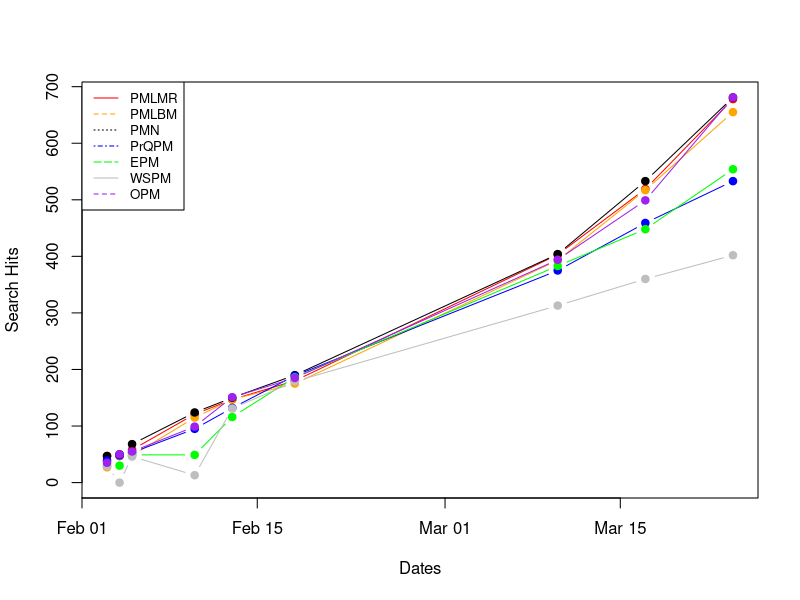

This figure's R source:
wuhanqueries <- read.csv("data/wuhan-pubmed-searches-long.csv", sep = ",")
wuhanqueries$Date <- as.Date(wuhanqueries$Date, "%Y-%m-%d")

jpeg('plots/fig6-covid-searches.jpg', width = 3840, height = 2160, pointsize = 12, res = 300)
plot(wuhanqueries$Date[wuhanqueries$Databases=="PubMedLegacyMostRecent"],
     wuhanqueries$Hits[wuhanqueries$Databases=="PubMedLegacyMostRecent"],
     type = "b",
     pch = 19,
     col = "red",
     xlab = "Dates",
     ylab = "Search Hits",
     xlim = range(wuhanqueries$Date),
     ylim = range(wuhanqueries$Hits))

lines(wuhanqueries$Date[wuhanqueries$Databases=="PubMedLegacyBestMatch"],
      wuhanqueries$Hits[wuhanqueries$Databases=="PubMedLegacyBestMatch"],
      pch = 19,
      col = "orange",
      type = "b")

lines(wuhanqueries$Date[wuhanqueries$Databases=="PubMedNew"],
      wuhanqueries$Hits[wuhanqueries$Databases=="PubMedNew"],
      pch = 19,
      col = "black",
      type = "b")

lines(wuhanqueries$Date[wuhanqueries$Databases=="ProQuestPubmed"],
      wuhanqueries$Hits[wuhanqueries$Databases=="ProQuestPubmed"],
      pch = 19,
      col = "blue",
      type = "b")

lines(wuhanqueries$Date[wuhanqueries$Databases=="EBSCOhostPubMed"],
      wuhanqueries$Hits[wuhanqueries$Databases=="EBSCOhostPubMed"],
      pch = 19,
      col = "green",
      type = "b")

lines(wuhanqueries$Date[wuhanqueries$Databases=="WebofSciencePubMed"],
      wuhanqueries$Hits[wuhanqueries$Databases=="WebofSciencePubMed"],
      pch = 19,
      col = "gray",
      type = "b")
 
lines(wuhanqueries$Date[wuhanqueries$Databases=="OvidPubMed"],
      wuhanqueries$Hits[wuhanqueries$Databases=="OvidPubMed"],
      pch = 19,
      col = "purple",
      type = "b")

legend("topleft", legend=c("PMLMR", "PMLBM", "PMN",
                       "PrQPM", "EPM", "WSPM", "OPM"),
       col = c("red", "orange", "black", "blue", "green", "gray", "purple"),
       lty=1:5, cex=0.8, ncol = 1)
dev.off()
